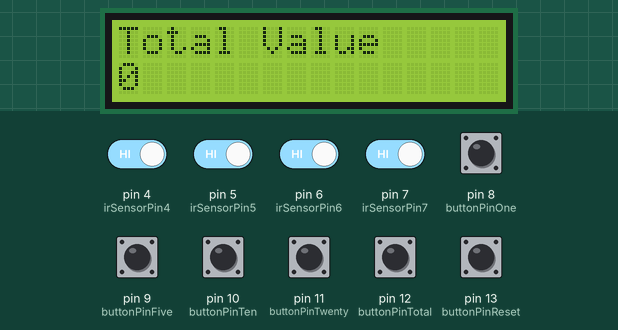
Simulated run of this sketch. Board: Arduino Uno, built with avr-gcc and run on an emulated ATmega328P. Shown: 16×2 character LCD. Inputs (shaded band) come from the test bench; at power-on: pin 4 (irSensorPin4), pin 5 (irSensorPin5), pin 6 (irSensorPin6), pin 7 (irSensorPin7), pin 8 (buttonPinOne), pin 9 (buttonPinFive), pin 10 (buttonPinTen), pin 11 (buttonPinTwenty), pin 12 (buttonPinTotal), pin 13 (buttonPinReset) HIGH.

Above: at 1.2 s.
1.3 s: pin 4 (irSensorPin4) driven LOW
At 1.48 s:
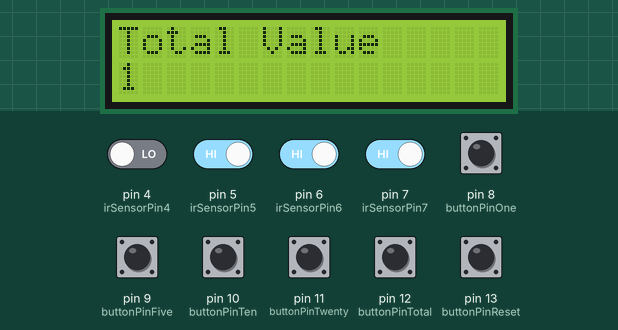
4.3 s: pin 9 (buttonPinFive) pulled LOW for 0.15 s
At 4.7 s:
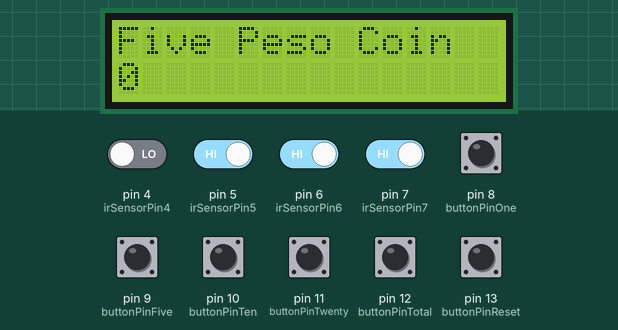
7.4 s: pin 10 (buttonPinTen) pulled LOW for 0.15 s
At 8.1 s:
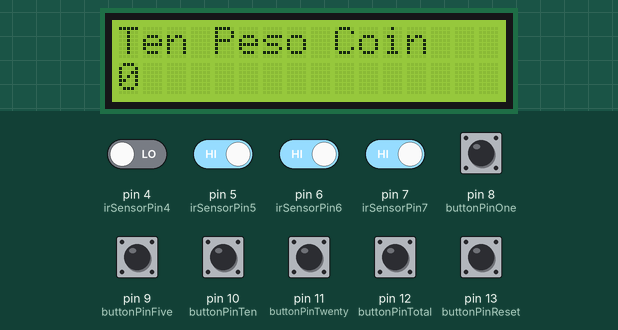
10.5 s: pin 11 (buttonPinTwenty) pulled LOW for 0.15 s
At 11.9 s:
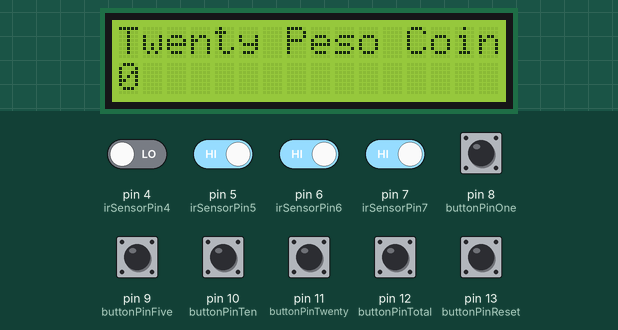
13.6 s: pin 8 (buttonPinOne) pulled LOW for 0.15 s
At 13.78 s:
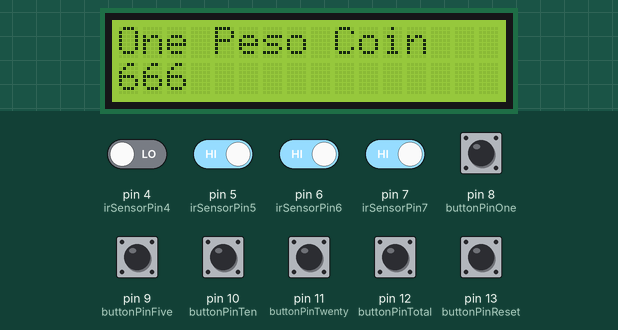
16.0 s: pin 5 (irSensorPin5) driven LOW
At 16.28 s:
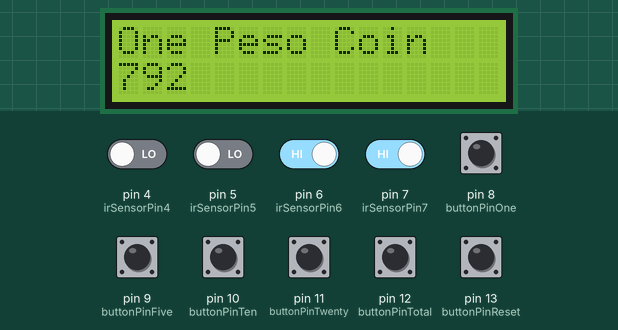

Measured:
- after the input at 1.3 s, the display: changes at once (image 1)
- after the input at 4.3 s, the display: changes after 0.08 s (image 2)
- after the input at 7.4 s, the display: changes at once (image 3)
- after the input at 10.5 s, the display: changes after 0.05 s (image 4)
- after the input at 13.6 s, the display: changes at once (image 5)

The sketch:

ir_lcd_buttons.ino
```cpp
#include <LiquidCrystal_I2C.h>
#include  <Wire.h>

//Variables for IR sensors
const int irSensorPin4 = 4;  // IR sensor output pin connected to digital pin 4
const int irSensorPin5 = 5;  // IR sensor output pin connected to digital pin 5
const int irSensorPin6 = 6;  // IR sensor output pin connected to digital pin 6
const int irSensorPin7 = 7;  // IR sensor output pin connected to digital pin 7
int one = 0;  // counter for one peso coins
int five = 0; // counter for five peso coins
int ten = 0;  // counter for ten peso coins
int twenty = 0; // counter for twenty peso coins
int totalValue = 0;  //  summation of the total value of coins
//Variables for buttons
const int buttonPinOne = 8; // button for one peso
const int buttonPinFive = 9; // button for five peso
const int buttonPinTen = 10; // button for ten peso
const int buttonPinTwenty = 11; // button for twenty peso
const int buttonPinTotal = 12; // button for total value
const int buttonPinReset = 13; // button for reset
int buttonReadOne;
int buttonReadFive;
int buttonReadTen;
int buttonReadTwenty;
int buttonReadTotal;
int buttonReadReset;
int value = 0;

LiquidCrystal_I2C lcd(0x27,  16, 2);  //initialize the liquid crystal library

void setup() {
  pinMode(irSensorPin4, INPUT);  // Set IR sensor pin as input
  pinMode(irSensorPin5, INPUT);  // Set IR sensor pin as input
  pinMode(irSensorPin6, INPUT);  // Set IR sensor pin as input
  pinMode(irSensorPin7, INPUT);  // Set IR sensor pin as input

  lcd.init(); //initialize lcd screen
  lcd.backlight();  // turn on the backlight

  Serial.begin(9600);           // Begin serial communication for debugging

  pinMode(buttonPinOne, INPUT_PULLUP);
  pinMode(buttonPinFive, INPUT_PULLUP);
  pinMode(buttonPinTen, INPUT_PULLUP);
  pinMode(buttonPinTwenty, INPUT_PULLUP);
  pinMode(buttonPinTotal, INPUT_PULLUP);
  pinMode(buttonPinReset, INPUT_PULLUP);

}

void loop() {
  int sensorValue4 = digitalRead(irSensorPin4);  // Read the value from the IR sensor
  int sensorValue5 = digitalRead(irSensorPin5);  // Read the value from the IR sensor
  int sensorValue6 = digitalRead(irSensorPin6);  // Read the value from the IR sensor
  int sensorValue7 = digitalRead(irSensorPin7);  // Read the value from the IR sensor

  buttonReadOne = digitalRead(buttonPinOne);
  buttonReadFive = digitalRead(buttonPinFive);
  buttonReadTen = digitalRead(buttonPinTen);
  buttonReadTwenty = digitalRead(buttonPinTwenty);
  buttonReadTotal = digitalRead(buttonPinTotal);
  buttonReadReset = digitalRead(buttonPinReset);

  if (sensorValue4 == LOW) {  // One coin detected
    lcd.clear();
    one = one + 1;
  }

  if (sensorValue5 == LOW) {  // Five coin detected
    lcd.clear();
    five = five + 1;
  }

  if (sensorValue6 == LOW) {  // Ten coin detected
    lcd.clear();
    ten = ten + 1;
  }

  if (sensorValue7 == LOW) {  // Twenty coin detected
    lcd.clear();
    twenty = twenty + 1;
  }


  if (buttonReadTotal == LOW) {  // One coin detected
    lcd.clear();
    value = 0;
  }

  if(buttonReadOne == LOW){
    lcd.clear();
    value = 1;
  }

  if(buttonReadFive == LOW){
    lcd.clear();
    value = 5;
  }

  if(buttonReadTen == LOW){
    lcd.clear();
    value = 10;
  }

  if(buttonReadTwenty == LOW){
    lcd.clear();
    value = 20;
  }

  if (buttonReadReset == LOW) {
    lcd.clear();
    one = 0;
    five = 0;
    ten = 0;
    twenty = 0;
    totalValue = 0;
  }
  switch (value){
    case 0:
    lcd.setCursor(0,0); // tell the screen to print on the top row
    lcd.print("Total Value");  // tell the screen to print “Five Peso Coin:” on the top  row
    lcd.setCursor(0,1); // tell the screen to print on the bottom  row
    totalValue = (one*1) + (five*5) + (ten*10) + (twenty*20);
    lcd.print(totalValue);  // tell the screen to print the number of coins detected on the bottom  row
    break;

    case 1:
    lcd.setCursor(0,0); // tell the screen to print on the top row
    lcd.print("One Peso Coin");  // tell the screen to print “One Peso Coin:” on the top  row
    lcd.setCursor(0,1); // tell the screen to print on the bottom  row
    lcd.print(one);  // tell the screen to print the number of coins detected on the bottom  row*
    break;

    case 5:
    lcd.setCursor(0,0); // tell the screen to print on the top row
    lcd.print("Five Peso Coin");  // tell the screen to print “Five Peso Coin:” on the top  row
    lcd.setCursor(0,1); // tell the screen to print on the bottom  row
    lcd.print(five);  // tell the screen to print the number of coins detected on the bottom  row
    break;

    case 10:
    lcd.setCursor(0,0); // tell the screen to print on the top row
    lcd.print("Ten Peso Coin");  // tell the screen to print “Ten Peso Coin:” on the top  row
    lcd.setCursor(0,1); // tell the screen to print on the bottom  row
    lcd.print(ten);  // tell the screen to print the number of coins detected on the bottom  row
    break;

    case 20:
    lcd.setCursor(0,0); // tell the screen to print on the top row
    lcd.print("Twenty Peso Coin");  // tell the screen to print “Twenty Peso Coin:” on the top  row
    lcd.setCursor(0,1); // tell the screen to print on the bottom row
    lcd.print(twenty);  // tell the screen to print the number of coins detected on the bottom  row
    break;
  }

}
```
